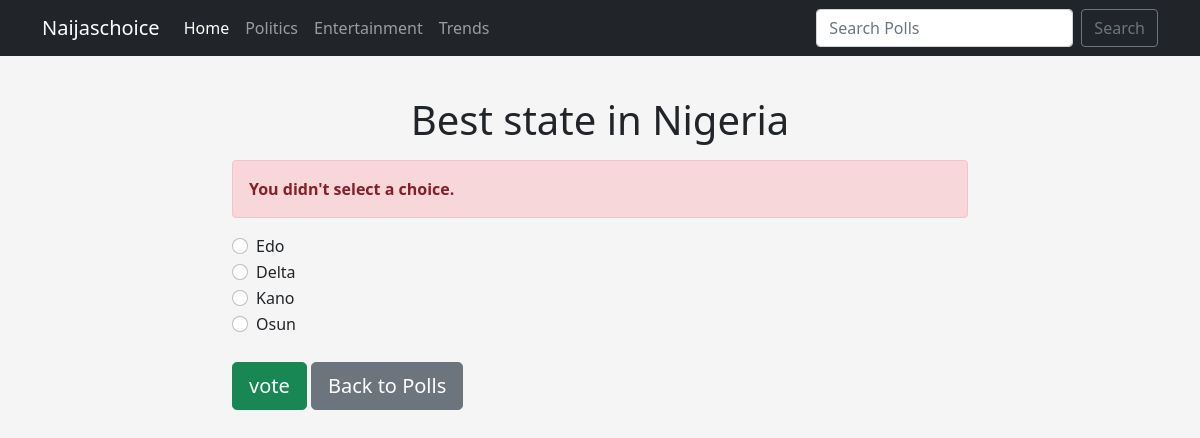
The page /2/vote/ on the database its author committed.
### polls/models.py (models this page shows, shortened)
class Question(models.Model):
    question_title = models.CharField(max_length=200, blank=False)
    pub_date = models.DateTimeField('date published')
    slug_field = models.CharField(max_length=100, blank=False)
    tags = TaggableManager()

class Choice(models.Model):
    question = models.ForeignKey(Question, on_delete=models.CASCADE)
    choice_text = models.CharField(max_length=200)
    votes = models.IntegerField(default=0)

### polls/views.py (the view)
# urls.py: path('<int:question_id>/vote/', views.vote, name='vote'),
def vote(request, question_id):
    question = get_object_or_404(Question, pk=question_id)
    try:
        selected_choice = question.choice_set.get(pk=request.POST['choice'])
    except (KeyError, Choice.DoesNotExist):
        return render(request, 'polls/detail.html', {
            'question': question,
            'error_message': "You didn't select a choice.",
        })
    else:
        selected_choice.votes += 1
        selected_choice.save()
        return HttpResponseRedirect(reverse('results', args=(question.id,)))

### templates/polls/detail.html (shortened to what this page needs)
{% extends 'base.html' %}
{% block content %}
<h1 class="mb-3 text-center mt-3">{{ question.question_title}}</h1>
{% if error_message%}
<p class="alert alert-danger">
    <strong>{{ error_message}}</strong>
</p>
{% endif %}
<form action="{% url 'vote' question.id %}" method="post">
    {% for choice in question.choice_set.all %}
    <div class="form-check">
        <input type="radio"
                name="choice"
                class="form-check-input"
                id="choice{{ forloop.counter }}"
                value="{{ choice.id }}">
        <label for="choice{{ forloop.counter}}"> {{ choice.choice_text}}</label>
    </div>
{% endfor %}
<input type="submit" value="vote" class="btn btn-success btn-lg btn-block mt-4">
<a class="btn btn-secondary btn-lg mt-4" href="{% url 'index'%}">Back to Polls</a>
</form>
{% endblock %}

### staticfiles/css/polls.css (style rules this page uses)
body { background: whitesmoke; }

### rows shown on the page
Question: question_title "Best state in Nigeria"
Choice: choice_text "Edo"
Choice: choice_text "Delta"
Choice: choice_text "Kano"
Choice: choice_text "Osun"

### other values the page prints
{{ error_message }} "You didn't select a choice."
